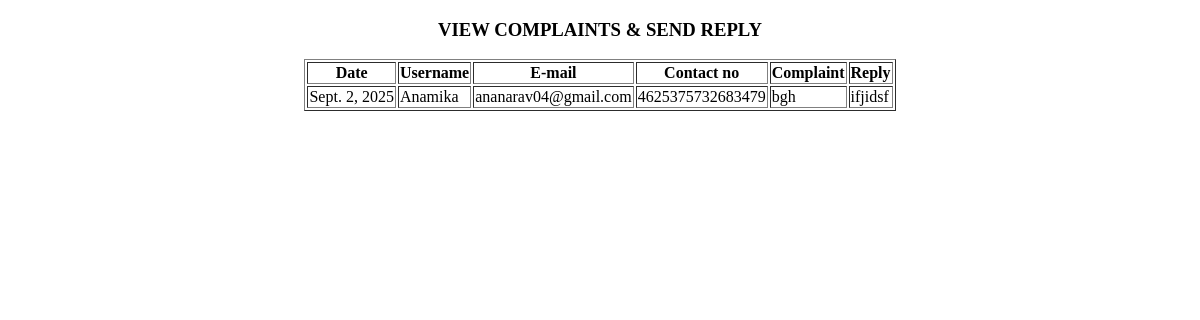
The page /ComplaintReply on the database as committed earlier.
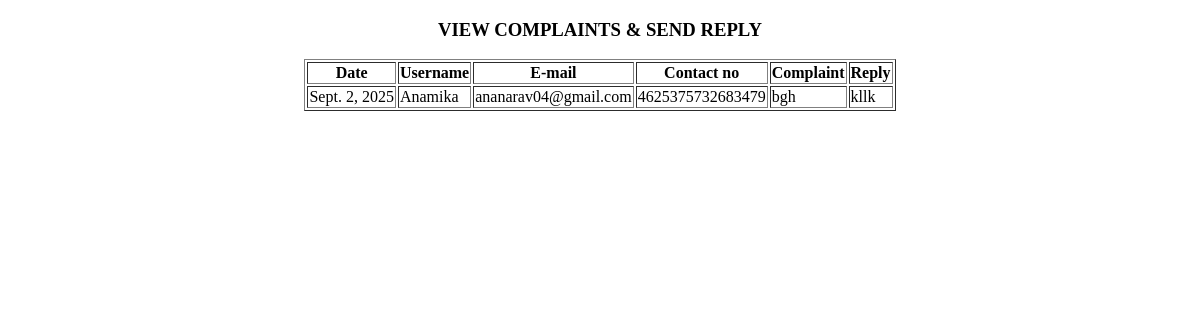
The same page on the database as committed later.
### HealthEmergencyApp/models.py (models this page shows)
class ComplaintModel(models.Model):
    Date=models.DateField(auto_now_add=True,null=True,blank=True)
    USER=models.ForeignKey(UserModel,on_delete=models.CASCADE,null=True,blank=True)
    Complaint=models.CharField(max_length=500)
    Reply=models.CharField(max_length=50, null=True, blank=True)

class UserModel(models.Model):
    LOGIN=models.ForeignKey(LoginModel,on_delete=models.CASCADE,null=True,blank=True)
    Name=models.CharField(max_length=30,null=True,blank=True)
    Dob=models.CharField(max_length=100,null=True,blank=True)
    Gender=models.CharField(max_length=40,null=True,blank=True)
    Email=models.CharField(max_length=40,null=True,blank=True)
    Address=models.CharField(max_length=40,null=True,blank=True)
    Contact_no=models.BigIntegerField(null=True,blank=True)
    Photo = models.FileField(upload_to='userprofile/',null=True, blank=True)

### HealthEmergencyApp/views.py (the view)
# urls.py: path('ComplaintReply',ComplaintReply.as_view(),name="ComplaintReply"),
class ComplaintReply(View):
    def get(self, request):
        c=ComplaintModel.objects.all()
        return render(request, "Administration/complaint_reply.html",{'complaints':c})

### templates/Administration/complaint_reply.html (shortened to what this page needs)
<!DOCTYPE html>
<html lang="en">
<head>
</head>
<body>
    <center>
    <h3>VIEW COMPLAINTS & SEND REPLY</h3>
    <table border="1">
        <tr>
            <th>Date</th>
            <th>Username</th>
            <th>E-mail</th>
            <th>Contact no</th>
            <th>Complaint</th>
            <th>Reply</th>
        </tr>
        {% for i in complaints %}
        <tr>
            <td>{{i.Date}}</td>
            <td>{{ i.USER.Name }}</td>
            <td>{{i.USER.Email}}</td>
            <td>{{i.USER.Contact_no}}</td>
            <td>{{i.Complaint}}</td>
            {% if i.Reply %}
            <td>{{i.Reply}}</td>
            {% else %}
            <td><a href="/Reply/{{ i.id }}">reply</a></td>
            {% endif %}
        </tr>
        {% endfor %}
    </table>
</center>
</body>
</html>

Rows that differ between the two databases and show on the page:
changed ComplaintModel "bgh": Reply "ifjidsf" → "kllk"
